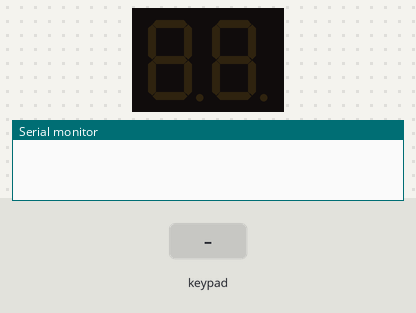
Recording of a sketch running on a simulated Arduino Uno, built with avr-gcc and run on an emulated ATmega328P. Shown: 2-digit seven-segment display, the last lines printed to the serial monitor. The inputs (shaded band) are chosen by the test bench.

Above: at 1.2 s.
1.3 s: keypad keys 9 8 7 6 pressed 0.4 s apart
At 3.1 s:
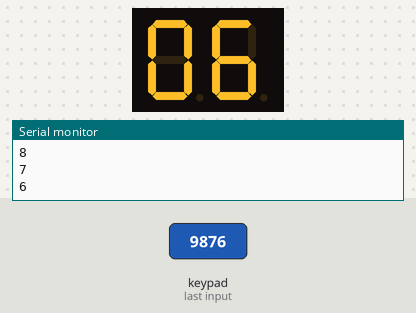
4.4 s: key 'C' pressed
At 4.7 s:
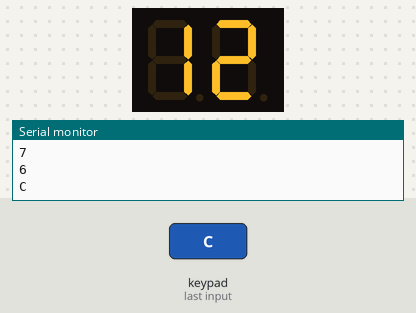
5.9 s: key 'D' pressed
At 7.1 s:
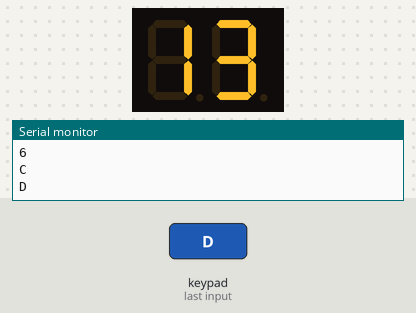
7.4 s: keypad keys 9 8 7 6 A pressed 0.4 s apart
At 9.4 s:
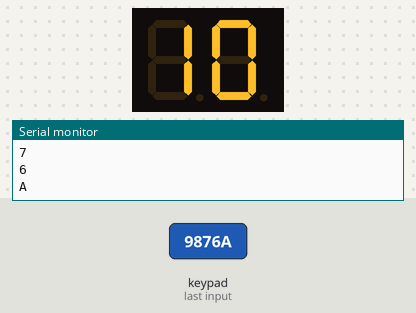
10.9 s: key 'E' pressed
At 11.9 s:
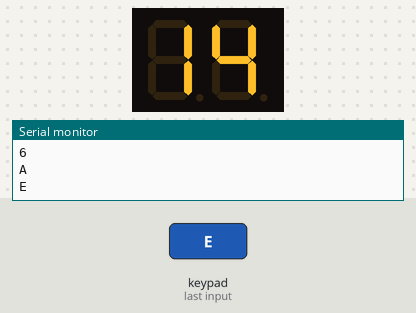
12.4 s: key 'B' pressed
At 13.2 s:
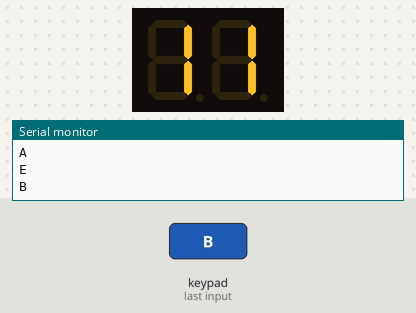
Timing chart, 0 to 14.9 s (numbered marks = the images above; inputs shaded):
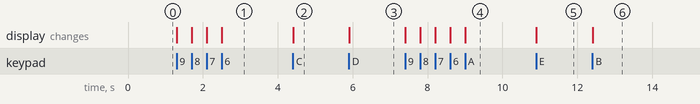

Measured:
- after the input at 1.3 s, the display: first changes at once (image 1 shows a later state)
- after the input at 4.4 s, the display: changes at once (image 2)
- after the input at 5.9 s, the display: changes at once (image 3)
- after the input at 7.4 s, the display: first changes at once (image 4 shows a later state)
- after the input at 10.9 s, the display: changes at once (image 5)
- after the input at 12.4 s, the display: changes at once (image 6)

The sketch:

_1.ino
```cpp
#include <Keypad.h>
#include <SevSeg.h>

SevSeg sevseg;

#define KEY_ROWS 4 // 按鍵模組的列數
#define KEY_COLS 4 // 按鍵模組的行數

// 依照行、列排列的按鍵字元（二維陣列）
char keymap[KEY_ROWS][KEY_COLS] = {
  {'0', '4', '8', 'C'},
  {'1', '5', '9', 'D'},
  {'2', '6', 'A', 'E'},
  {'3', '7', 'B', 'F'}};

byte colPins[KEY_COLS] = {9,8,7,6};	   // 按鍵模組，行1~4接腳。
byte rowPins[KEY_ROWS] = {5,4,3,2}; // 按鍵模組，列1~4接腳。

// 初始化Keypad物件
// 語法：Keypad(makeKeymap(按鍵字元的二維陣列), 模組列接腳, 模組行接腳, 模組列數, 模組行數)
Keypad myKeypad = Keypad(makeKeymap(keymap), rowPins, colPins, KEY_ROWS, KEY_COLS);

void setup()
{
  Serial.begin(9600);
  byte numDigits = 2;
  byte digitPins[] = {A0, A5};
  byte segmentPins[] = {A1,13,A4,A2,10,12,11,A3};
  sevseg.begin(COMMON_CATHODE, numDigits, digitPins, segmentPins);
  sevseg.setBrightness(90);
}

void loop()
{

  char key = myKeypad.getKey();
  char i,sum,sux=0;
  if (key != NO_KEY)
  {
    Serial.println(key);
    for(i=48;i<58;i++)
    {
      if(key == i)
      {
        sevseg.setNumber(i-48,2);
      }
    }
    for (i=65;i<71;i++)
    {
      if(key == i)
        sevseg.setNumber(i-55,2);
    }
  }
  sevseg.refreshDisplay();

}
```
